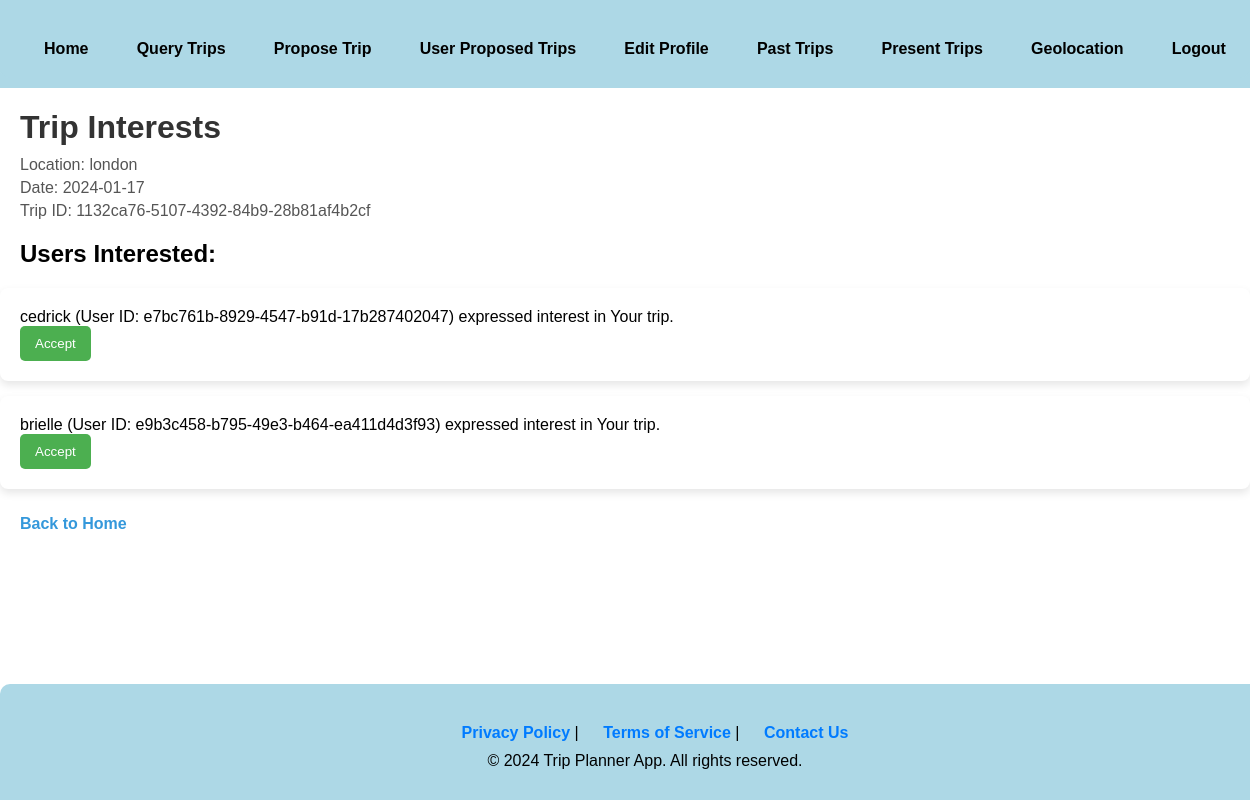
The app's page /tripInterests/1132ca76-5107-4392-84b9-28b81af4b2cf (signed in) with its own data.
### main.py (models this page shows, shortened)
class ProposedTrip(db.Model):
    id = db.Column(db.Integer, primary_key=True)
    user_id = db.Column(db.String(36), nullable=False)
    trip_id = db.Column(db.String(36), unique=True, nullable=False)
    location = db.Column(db.String(100), nullable=False)
    date = db.Column(db.String(20), nullable=False)
    weather = db.Column(db.String(2000), nullable=False)
    interest_count = db.Column(db.Integer, default=0)

class User(db.Model):
    id = db.Column(db.Integer, primary_key=True)
    username = db.Column(db.String(50), unique=True, nullable=False)
    password = db.Column(db.String(200), nullable=False)
    user_id = db.Column(db.String(36), unique=True, nullable=True)  #user id column

class Interest(db.Model):
    id = db.Column(db.Integer, primary_key=True)
    user_id = db.Column(db.String(36), db.ForeignKey('user.user_id'), nullable=False)
    expressing_user_id = db.Column(db.String(36), nullable=False)
    trip_id = db.Column(db.String(36), db.ForeignKey('proposed_trip.trip_id'), nullable=False)
    accepted = db.Column(db.Boolean, default=False)

### main.py (the view)
@app.route('/tripInterests/<trip_id>', methods=['GET'])
def trip_interests(trip_id):
    try:
        proposed_trip = ProposedTrip.query.filter_by(trip_id=trip_id).first()
        if not proposed_trip:
            return "Error: Proposed Trip not found."
        interests = Interest.query.filter_by(trip_id=trip_id).all()
        return render_template('tripInterests.html', proposed_trip=proposed_trip, interests=interests,
                               fetch_user_by_id=fetch_user_by_id)
    except SQLAlchemyError as db_error:
        error_message = f"Database error: {str(db_error)}"
        app.logger.error(error_message)  # Log the error
        return render_template('error.html', error_message=error_message), 500
    except Exception as e:
        error_message = f"An unexpected error occurred: {str(e)}"
        app.logger.error(error_message)  # Log the error
        return render_template('error.html', error_message=error_message), 500

### main.py (called while the page is built)
def fetch_user_by_id(user_id):
    user = User.query.filter_by(user_id=user_id).first()
    return user

### templates/tripInterests.html (shortened to what this page needs)
<!DOCTYPE html>
<html lang="en">
<head>
</head>
<body>
  <header>
        <nav>
            <a href="{{ url_for('runIndex') }}">Home</a>
            <a href="{{ url_for('query') }}">Query Trips</a>
            <a href="{{ url_for('proposed_trips') }}">Propose Trip</a>
            <a href="{{ url_for('user_proposed_trips') }}">User Proposed Trips</a>
            <a href="{{ url_for('edit_profile') }}">Edit Profile</a>
            <a href="{{ url_for('past_trips') }}">Past Trips</a>
            <a href="{{ url_for('present_trips') }}">Present Trips</a>
            <a id="geolocation-link" href="{{ url_for('geolocation') }}">Geolocation</a>
            <a href="/">Logout</a>
        </nav>
    </header>
      <h1>Trip Interests</h1>
  <p>Location: {{ proposed_trip.location }}</p>
  <p>Date: {{ proposed_trip.date }}</p>
  <p>Trip ID: {{ proposed_trip.trip_id }}</p>
  <h2>Users Interested:</h2>
  <ul>
  {% for interest in interests %}
      {% if interest.expressing_user_id == proposed_trip.user_id %}
          <li>{{ proposed_trip.creator_username }} (User ID: {{ proposed_trip.user_id }}) created the trip.</li>
      {% else %}
          {% set user = fetch_user_by_id(interest.expressing_user_id) %}
          <li>
              {{ user.username }} (User ID: {{ user.user_id }}) expressed interest in Your trip.
              {% if not interest.accepted %}
                  <form method="post" action="{{ url_for('accept_interest', interest_id=interest.id) }}">
                      <button type="submit">Accept</button>
                  </form>
              {% else %}
                  <span>Interest Accepted</span>
              {% endif %}
          </li>
      {% endif %}
  {% endfor %}
 </ul>
  <a href="{{ url_for('runIndex') }}">Back to Home</a>
  <footer>
        <p><a href="#">Privacy Policy</a> | <a href="#">Terms of Service</a> | <a href="mailto:support@weatherapp.com">Contact Us</a></p>
         <p>&copy; 2024 Trip Planner App. All rights reserved.</p>
    </footer>
</body>
</html>

### templates/tripInterests.html (style rules this page uses)
body { font-family: Arial, sans-serif; background-color: white; padding: 0px; margin-left: 0px; margin-right: 0px ; margin-top: 0px; }
header { background-color: lightblue; padding: 10px 0; }
nav { display: flex; justify-content: space-around; background-color: lightblue; padding: 10px; border-radius: 0 0 10px 10px; }
nav a { color: #007bff; text-decoration: none; padding: 10px; border-radius: 5px; transition: background-color 0.3s; }
h1 { color: #333; margin-bottom: 10px; margin-left: 20px; }
h2 { margin-left: 20px; }
p { color: #555; margin: 5px 0; margin-left: 20px; }
ul { list-style-type: none; padding: 0; }
li { margin-bottom: 15px; background-color: #fff; padding: 20px; border-radius: 8px; box-shadow: 0 4px 8px rgba(0, 0, 0, 0.1); text-align: left; }
button { background-color: #4CAF50; color: white; padding: 10px 15px; border: none; border-radius: 5px; cursor: pointer; transition: background-color 0.3s; }
a { color: #3498db; text-decoration: none; display: inline-block; margin-top: 10px; font-weight: bold; margin-left: 20px; }
nav { display: flex; justify-content: space-around; }
nav a { color: black; text-decoration: none; padding: 10px; border-radius: 5px; transition: background-color 0.3s; }
footer { background-color: lightblue; color: #fff; padding: 20px; text-align: center; border-radius: 10px 10px 0 0; width: 100%; position: absolute; bottom: 0; left: 0; }
footer p { margin: 10px 0; color: black; }
footer a { color: #007bff; text-decoration: none; }

### records on screen
ProposedTrip: location "london", date "2024-01-17", trip_id "1132ca76-5107-4392-84b9-28b81af4b2cf"
User: username "cedrick", user_id "e7bc761b-8929-4547-b91d-17b287402047"
User: username "brielle", user_id "e9b3c458-b795-49e3-b464-ea411d4d3f93"
